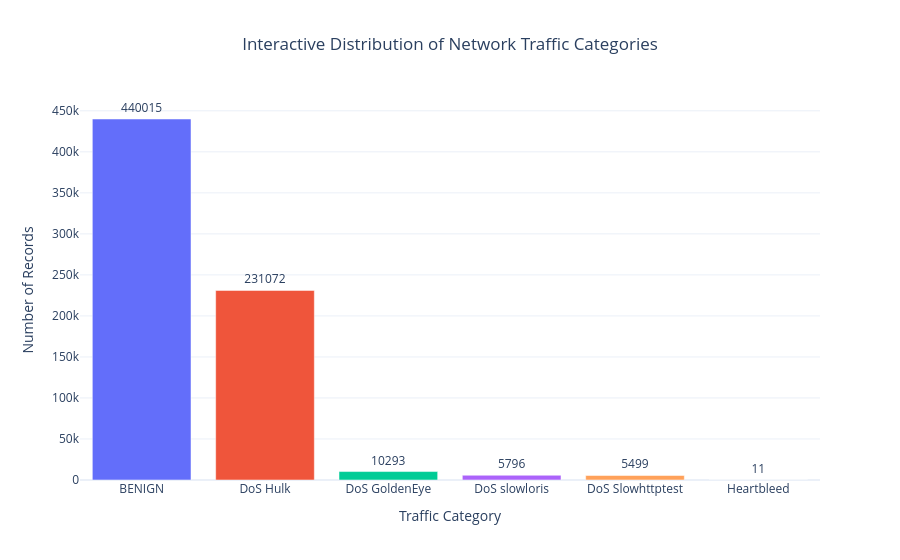

Here is the notebook cell this chart was saved with:
### Code cell
# ==========================================
# PHASE 5: DATA VISUALIZATION
# STEP 10A: INTERACTIVE TRAFFIC DISTRIBUTION
# ==========================================

# Count records for each traffic category
label_counts = df["Label"].value_counts().reset_index()

label_counts.columns = ["Traffic Category", "Record Count"]

# Create interactive bar chart
fig = px.bar(
    label_counts,
    x="Traffic Category",
    y="Record Count",
    color="Traffic Category",
    text="Record Count",
    title="Interactive Distribution of Network Traffic Categories",
    template="plotly_white"
)

fig.update_traces(
    textposition="outside"
)

fig.update_layout(
    title_x=0.5,
    xaxis_title="Traffic Category",
    yaxis_title="Number of Records",
    showlegend=False
)

# Save interactive chart
fig.write_html(
    "../Visualizations/Interactive/01_Interactive_Traffic_Distribution.html"
)

fig.show()

### Figure 1 — Plotly figure (JSON) as saved in the notebook; plotly's stock layout.template omitted (floating-point values rounded to 4 significant figures)
{"data": [{"hovertemplate": "Traffic Category=%{x}<br>Record Count=%{text}<extra></extra>", "legendgroup": "BENIGN", "marker": {"color": "#636efa", "pattern": {"shape": ""}}, "name": "BENIGN", "orientation": "v", "showlegend": true, "text": [440000.0], "textposition": "outside", "type": "bar", "x": ["BENIGN"], "xaxis": "x", "y": [440015], "yaxis": "y"}, {"hovertemplate": "Traffic Category=%{x}<br>Record Count=%{text}<extra></extra>", "legendgroup": "DoS Hulk", "marker": {"color": "#EF553B", "pattern": {"shape": ""}}, "name": "DoS Hulk", "orientation": "v", "showlegend": true, "text": [231100.0], "textposition": "outside", "type": "bar", "x": ["DoS Hulk"], "xaxis": "x", "y": [231072], "yaxis": "y"}, {"hovertemplate": "Traffic Category=%{x}<br>Record Count=%{text}<extra></extra>", "legendgroup": "DoS GoldenEye", "marker": {"color": "#00cc96", "pattern": {"shape": ""}}, "name": "DoS GoldenEye", "orientation": "v", "showlegend": true, "text": [10290.0], "textposition": "outside", "type": "bar", "x": ["DoS GoldenEye"], "xaxis": "x", "y": [10293], "yaxis": "y"}, {"hovertemplate": "Traffic Category=%{x}<br>Record Count=%{text}<extra></extra>", "legendgroup": "DoS slowloris", "marker": {"color": "#ab63fa", "pattern": {"shape": ""}}, "name": "DoS slowloris", "orientation": "v", "showlegend": true, "text": [5796.0], "textposition": "outside", "type": "bar", "x": ["DoS slowloris"], "xaxis": "x", "y": [5796], "yaxis": "y"}, {"hovertemplate": "Traffic Category=%{x}<br>Record Count=%{text}<extra></extra>", "legendgroup": "DoS Slowhttptest", "marker": {"color": "#FFA15A", "pattern": {"shape": ""}}, "name": "DoS Slowhttptest", "orientation": "v", "showlegend": true, "text": [5499.0], "textposition": "outside", "type": "bar", "x": ["DoS Slowhttptest"], "xaxis": "x", "y": [5499], "yaxis": "y"}, {"hovertemplate": "Traffic Category=%{x}<br>Record Count=%{text}<extra></extra>", "legendgroup": "Heartbleed", "marker": {"color": "#19d3f3", "pattern": {"shape": ""}}, "name": "Heartbleed", "orientation": "v", "showlegend": true, "text": [11.0], "textposition": "outside", "type": "bar", "x": ["Heartbleed"], "xaxis": "x", "y": [11], "yaxis": "y"}], "layout": {"barmode": "relative", "legend": {"title": {"text": "Traffic Category"}, "tracegroupgap": 0}, "showlegend": false, "title": {"text": "Interactive Distribution of Network Traffic Categories", "x": 0.5}, "xaxis": {"anchor": "y", "categoryarray": ["BENIGN", "DoS Hulk", "DoS GoldenEye", "DoS slowloris", "DoS Slowhttptest", "Heartbleed"], "categoryorder": "array", "domain": [0, 1], "title": {"text": "Traffic Category"}}, "yaxis": {"anchor": "x", "domain": [0, 1], "title": {"text": "Number of Records"}}}}
